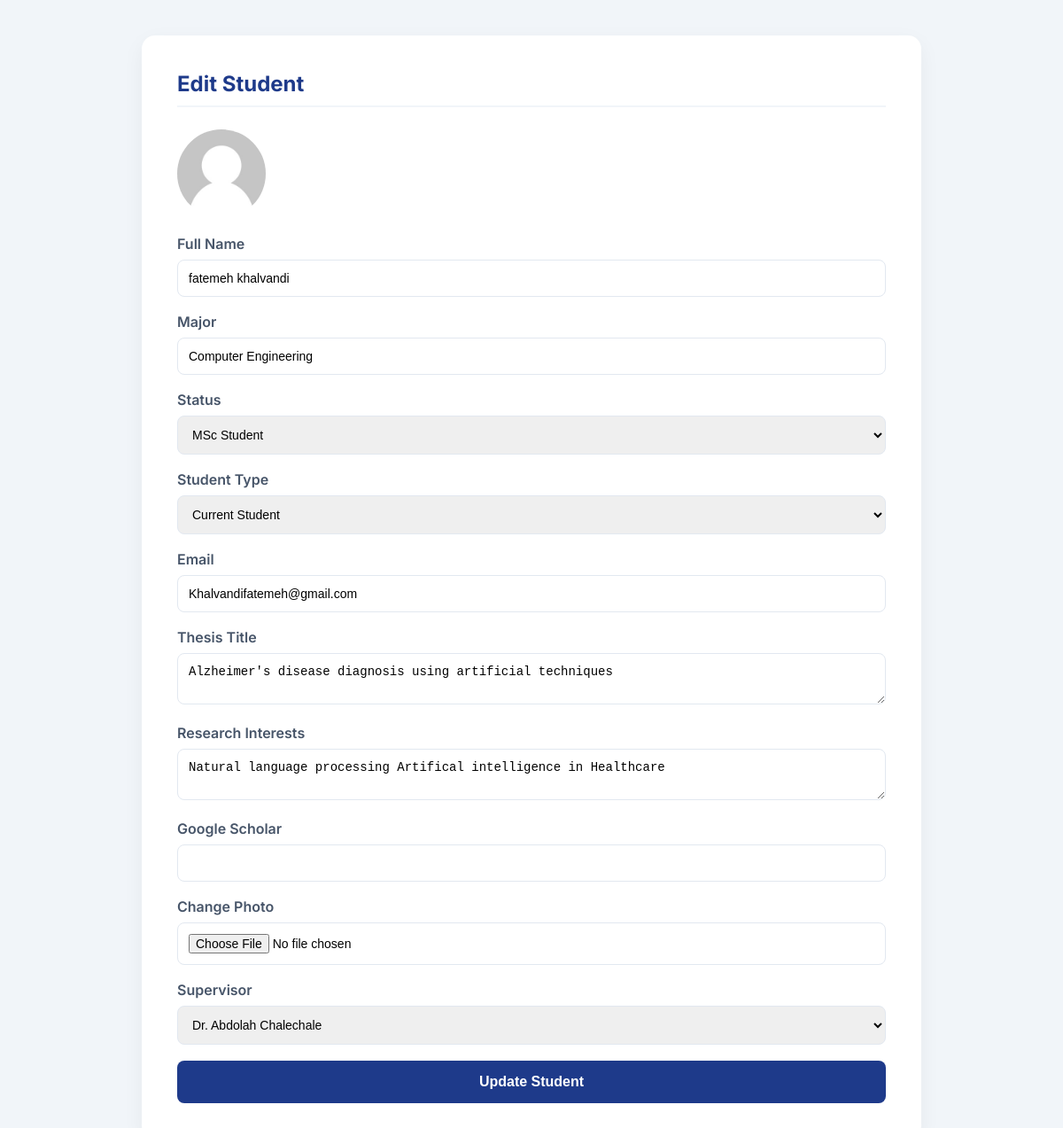
/research_portal/admin/edit_student.php?id=2 (signed in), run on the app's committed database.
### tables this page shows
CREATE TABLE IF NOT EXISTS `students` (
  `id` int(11) NOT NULL AUTO_INCREMENT,
  `name` varchar(255) NOT NULL DEFAULT '',
  `full_name` varchar(255) NOT NULL DEFAULT '',
  `email` varchar(255) NOT NULL DEFAULT '',
  `major` varchar(255) NOT NULL DEFAULT '',
  `degree` enum('MSc','PhD') NOT NULL DEFAULT 'MSc',
  `photo` varchar(255) DEFAULT NULL,
  `status` varchar(100) NOT NULL DEFAULT '',
  `thesis_title` text DEFAULT NULL,
  `research_interests` text DEFAULT NULL,
  `contact` varchar(255) NOT NULL DEFAULT '',
  `scholar_link` varchar(500) NOT NULL DEFAULT '',
  `image` varchar(255) DEFAULT NULL,
  `professor_id` int(11) DEFAULT NULL,
  `created_at` timestamp NOT NULL DEFAULT current_timestamp(),
  `graduated` tinyint(1) NOT NULL DEFAULT 0,
  PRIMARY KEY (`id`)
);

CREATE TABLE IF NOT EXISTS `professor` (
  `id` int(11) NOT NULL AUTO_INCREMENT,
  `name` varchar(255) NOT NULL DEFAULT '',
  `name_fa` varchar(255) NOT NULL DEFAULT '',
  `position` varchar(255) NOT NULL DEFAULT '',
  `position_fa` varchar(255) NOT NULL DEFAULT '',
  `field` varchar(255) NOT NULL DEFAULT '',
  `field_fa` varchar(255) NOT NULL DEFAULT '',
  `email` varchar(255) NOT NULL DEFAULT '',
  `scholar_link` varchar(500) NOT NULL DEFAULT '',
  `linkedin` varchar(500) NOT NULL DEFAULT '',
  `bio` text DEFAULT NULL,
  `bio_fa` text DEFAULT NULL,
  `image` varchar(255) DEFAULT NULL,
  PRIMARY KEY (`id`)
);

### research_portal/admin/edit_student.php (the view, shortened to what this page needs)
<?php
require_once("../includes/db.php");
$id = intval($_GET['id']);
$student = $conn->query("SELECT * FROM students WHERE id=$id")->fetch_assoc();
$professors = $conn->query("SELECT * FROM professor ORDER BY name ASC");
?>
<!DOCTYPE html>
<html>
<head>
</head>
<body>
<div class="container">
<h2>Edit Student</h2>
<form method="POST" enctype="multipart/form-data">
<?php if(!empty($student['photo'])): ?>
<img src="../uploads/<?= htmlspecialchars($student['photo']) ?>" alt="Student Photo">
<?php endif; ?>
<label>Full Name</label>
<input type="text" name="full_name" value="<?= htmlspecialchars($student['full_name']) ?>" required>
<label>Major</label>
<input type="text" name="major" value="<?= htmlspecialchars($student['major']) ?>" required>
<label>Status</label>
<select name="status" required>
    <option value="MSc Student" <?= $student['status']=="MSc Student"?'selected':'' ?>>MSc Student</option>
</select>
<label>Student Type</label>
<select name="graduated" required>
    <option value="0" <?= $student['graduated']==0 ? 'selected' : '' ?>>Current Student</option>
</select>
<label>Email</label>
<input type="email" name="email" value="<?= htmlspecialchars($student['email']) ?>" required>
<label>Thesis Title</label>
<textarea name="thesis_title"><?= htmlspecialchars($student['thesis_title']) ?></textarea>
<label>Research Interests</label>
<textarea name="research_interests"><?= htmlspecialchars($student['research_interests']) ?></textarea>
<label>Google Scholar</label>
<input type="url" name="scholar_link" value="<?= htmlspecialchars($student['scholar_link']) ?>">
<label>Change Photo</label>
<input type="file" name="image" accept="image/*">
<label>Supervisor</label>
<select name="professor_id" required>
<?php while($row = $professors->fetch_assoc()): ?>
<option value="<?= $row['id'] ?>" <?= $student['professor_id']==$row['id']?'selected':'' ?>>
<?= htmlspecialchars($row['name']) ?>
</option>
<?php endwhile; ?>
</select>
<button type="submit">Update Student</button>
</form>
</div>
</body>
</html>

### research_portal/admin/edit_student.php (style rules this page uses)
body { margin:0; font-family:'Inter',sans-serif; background:#f1f5f9; }
.container { max-width:800px; margin:40px auto; background:white; padding:40px; border-radius:15px; box-shadow:0 8px 25px rgba(0,0,0,0.05); }
h2 { margin-top:0; color:#1e3a8a; border-bottom:2px solid #f1f5f9; padding-bottom:10px; margin-bottom:25px; }
label { display:block; margin-bottom:8px; font-weight:600; color:#475569; }
input,select,textarea { width:100%; padding:12px; margin-bottom:18px; border:1px solid #e2e8f0; border-radius:8px; font-size:14px; box-sizing:border-box; }
button { background:#1e3a8a; color:white; border:none; padding:15px; border-radius:8px; cursor:pointer; width:100%; font-size:16px; font-weight:600; }
img { width:100px; height:100px; border-radius:50%; object-fit:cover; margin-bottom:15px; }

### data on the page
students: photo (picture), full_name "fatemeh khalvandi", major "Computer Engineering", status "MSc Student", graduated "Current Student", email "Khalvandifatemeh@gmail.com", thesis_title "Alzheimer's disease diagnosis using artificial techniques", research_interests "Natural language processing Artifical intelligence in Healthcare", professor_id "Dr. Abdolah Chalechale"
